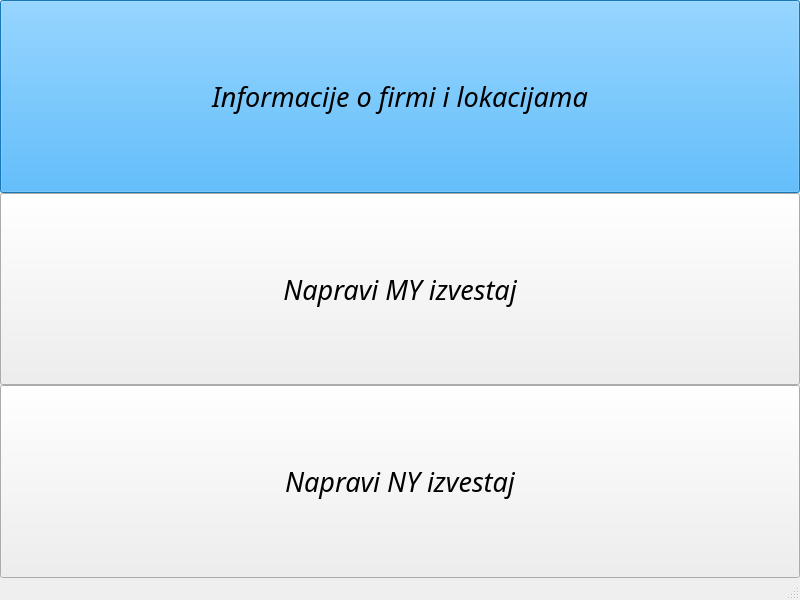
<?xml version="1.0" encoding="UTF-8"?>
<ui version="4.0">
 <class>MainWindow</class>
 <widget class="QMainWindow" name="MainWindow">
  <property name="geometry">
   <rect>
    <x>0</x>
    <y>0</y>
    <width>800</width>
    <height>600</height>
   </rect>
  </property>
  <property name="windowTitle">
   <string>Lagan MyNy</string>
  </property>
  <widget class="QWidget" name="centralwidget">
   <layout class="QVBoxLayout" name="verticalLayout">
    <property name="spacing">
     <number>0</number>
    </property>
    <property name="leftMargin">
     <number>0</number>
    </property>
    <property name="topMargin">
     <number>0</number>
    </property>
    <property name="rightMargin">
     <number>0</number>
    </property>
    <property name="bottomMargin">
     <number>0</number>
    </property>
    <item>
     <widget class="QPushButton" name="btnInfo">
      <property name="sizePolicy">
       <sizepolicy hsizetype="Minimum" vsizetype="Preferred">
        <horstretch>0</horstretch>
        <verstretch>0</verstretch>
       </sizepolicy>
      </property>
      <property name="palette">
       <palette>
        <active>
         <colorrole role="WindowText">
          <brush brushstyle="SolidPattern">
           <color alpha="255">
            <red>0</red>
            <green>0</green>
            <blue>0</blue>
           </color>
          </brush>
         </colorrole>
         <colorrole role="Button">
          <brush brushstyle="SolidPattern">
           <color alpha="255">
            <red>33</red>
            <green>166</green>
            <blue>255</blue>
           </color>
          </brush>
         </colorrole>
         <colorrole role="Light">
          <brush brushstyle="SolidPattern">
           <color alpha="255">
            <red>161</red>
            <green>217</green>
            <blue>255</blue>
           </color>
          </brush>
         </colorrole>
         <colorrole role="Midlight">
          <brush brushstyle="SolidPattern">
           <color alpha="255">
            <red>97</red>
            <green>191</green>
            <blue>255</blue>
           </color>
          </brush>
         </colorrole>
         <colorrole role="Dark">
          <brush brushstyle="SolidPattern">
           <color alpha="255">
            <red>16</red>
            <green>83</green>
            <blue>127</blue>
           </color>
          </brush>
         </colorrole>
         <colorrole role="Mid">
          <brush brushstyle="SolidPattern">
           <color alpha="255">
            <red>22</red>
            <green>111</green>
            <blue>170</blue>
           </color>
          </brush>
         </colorrole>
         <colorrole role="Text">
          <brush brushstyle="SolidPattern">
           <color alpha="255">
            <red>0</red>
            <green>0</green>
            <blue>0</blue>
           </color>
          </brush>
         </colorrole>
         <colorrole role="BrightText">
          <brush brushstyle="SolidPattern">
           <color alpha="255">
            <red>255</red>
            <green>255</green>
            <blue>255</blue>
           </color>
          </brush>
         </colorrole>
         <colorrole role="ButtonText">
          <brush brushstyle="SolidPattern">
           <color alpha="255">
            <red>0</red>
            <green>0</green>
            <blue>0</blue>
           </color>
          </brush>
         </colorrole>
         <colorrole role="Base">
          <brush brushstyle="SolidPattern">
           <color alpha="255">
            <red>255</red>
            <green>255</green>
            <blue>255</blue>
           </color>
          </brush>
         </colorrole>
         <colorrole role="Window">
          <brush brushstyle="SolidPattern">
           <color alpha="255">
            <red>33</red>
            <green>166</green>
            <blue>255</blue>
           </color>
          </brush>
         </colorrole>
         <colorrole role="Shadow">
          <brush brushstyle="SolidPattern">
           <color alpha="255">
            <red>0</red>
            <green>0</green>
            <blue>0</blue>
           </color>
          </brush>
         </colorrole>
         <colorrole role="AlternateBase">
          <brush brushstyle="SolidPattern">
           <color alpha="255">
            <red>144</red>
            <green>210</green>
            <blue>255</blue>
           </color>
          </brush>
         </colorrole>
         <colorrole role="ToolTipBase">
          <brush brushstyle="SolidPattern">
           <color alpha="255">
            <red>255</red>
            <green>255</green>
            <blue>220</blue>
           </color>
          </brush>
         </colorrole>
         <colorrole role="ToolTipText">
          <brush brushstyle="SolidPattern">
           <color alpha="255">
            <red>0</red>
            <green>0</green>
            <blue>0</blue>
           </color>
          </brush>
         </colorrole>
         <colorrole role="PlaceholderText">
          <brush brushstyle="SolidPattern">
           <color alpha="128">
            <red>0</red>
            <green>0</green>
            <blue>0</blue>
           </color>
          </brush>
         </colorrole>
        </active>
        <inactive>
         <colorrole role="WindowText">
          <brush brushstyle="SolidPattern">
           <color alpha="255">
            <red>0</red>
            <green>0</green>
            <blue>0</blue>
           </color>
          </brush>
         </colorrole>
         <colorrole role="Button">
          <brush brushstyle="SolidPattern">
           <color alpha="255">
            <red>33</red>
            <green>166</green>
            <blue>255</blue>
           </color>
          </brush>
         </colorrole>
         <colorrole role="Light">
          <brush brushstyle="SolidPattern">
           <color alpha="255">
            <red>161</red>
            <green>217</green>
            <blue>255</blue>
           </color>
          </brush>
         </colorrole>
         <colorrole role="Midlight">
          <brush brushstyle="SolidPattern">
           <color alpha="255">
            <red>97</red>
            <green>191</green>
            <blue>255</blue>
           </color>
          </brush>
         </colorrole>
         <colorrole role="Dark">
          <brush brushstyle="SolidPattern">
           <color alpha="255">
            <red>16</red>
            <green>83</green>
            <blue>127</blue>
           </color>
          </brush>
         </colorrole>
         <colorrole role="Mid">
          <brush brushstyle="SolidPattern">
           <color alpha="255">
            <red>22</red>
            <green>111</green>
            <blue>170</blue>
           </color>
          </brush>
         </colorrole>
         <colorrole role="Text">
          <brush brushstyle="SolidPattern">
           <color alpha="255">
            <red>0</red>
            <green>0</green>
            <blue>0</blue>
           </color>
          </brush>
         </colorrole>
         <colorrole role="BrightText">
          <brush brushstyle="SolidPattern">
           <color alpha="255">
            <red>255</red>
            <green>255</green>
            <blue>255</blue>
           </color>
          </brush>
         </colorrole>
         <colorrole role="ButtonText">
          <brush brushstyle="SolidPattern">
           <color alpha="255">
            <red>0</red>
            <green>0</green>
            <blue>0</blue>
           </color>
          </brush>
         </colorrole>
         <colorrole role="Base">
          <brush brushstyle="SolidPattern">
           <color alpha="255">
            <red>255</red>
            <green>255</green>
            <blue>255</blue>
           </color>
          </brush>
         </colorrole>
         <colorrole role="Window">
          <brush brushstyle="SolidPattern">
           <color alpha="255">
            <red>33</red>
            <green>166</green>
            <blue>255</blue>
           </color>
          </brush>
         </colorrole>
         <colorrole role="Shadow">
          <brush brushstyle="SolidPattern">
           <color alpha="255">
            <red>0</red>
            <green>0</green>
            <blue>0</blue>
           </color>
          </brush>
         </colorrole>
         <colorrole role="AlternateBase">
          <brush brushstyle="SolidPattern">
           <color alpha="255">
            <red>144</red>
            <green>210</green>
            <blue>255</blue>
           </color>
          </brush>
         </colorrole>
         <colorrole role="ToolTipBase">
          <brush brushstyle="SolidPattern">
           <color alpha="255">
            <red>255</red>
            <green>255</green>
            <blue>220</blue>
           </color>
          </brush>
         </colorrole>
         <colorrole role="ToolTipText">
          <brush brushstyle="SolidPattern">
           <color alpha="255">
            <red>0</red>
            <green>0</green>
            <blue>0</blue>
           </color>
          </brush>
         </colorrole>
         <colorrole role="PlaceholderText">
          <brush brushstyle="SolidPattern">
           <color alpha="128">
            <red>0</red>
            <green>0</green>
            <blue>0</blue>
           </color>
          </brush>
         </colorrole>
        </inactive>
        <disabled>
         <colorrole role="WindowText">
          <brush brushstyle="SolidPattern">
           <color alpha="255">
            <red>16</red>
            <green>83</green>
            <blue>127</blue>
           </color>
          </brush>
         </colorrole>
         <colorrole role="Button">
          <brush brushstyle="SolidPattern">
           <color alpha="255">
            <red>33</red>
            <green>166</green>
            <blue>255</blue>
           </color>
          </brush>
         </colorrole>
         <colorrole role="Light">
          <brush brushstyle="SolidPattern">
           <color alpha="255">
            <red>161</red>
            <green>217</green>
            <blue>255</blue>
           </color>
          </brush>
         </colorrole>
         <colorrole role="Midlight">
          <brush brushstyle="SolidPattern">
           <color alpha="255">
            <red>97</red>
            <green>191</green>
            <blue>255</blue>
           </color>
          </brush>
         </colorrole>
         <colorrole role="Dark">
          <brush brushstyle="SolidPattern">
           <color alpha="255">
            <red>16</red>
            <green>83</green>
            <blue>127</blue>
           </color>
          </brush>
         </colorrole>
         <colorrole role="Mid">
          <brush brushstyle="SolidPattern">
           <color alpha="255">
            <red>22</red>
            <green>111</green>
            <blue>170</blue>
           </color>
          </brush>
         </colorrole>
         <colorrole role="Text">
          <brush brushstyle="SolidPattern">
           <color alpha="255">
            <red>16</red>
            <green>83</green>
            <blue>127</blue>
           </color>
          </brush>
         </colorrole>
         <colorrole role="BrightText">
          <brush brushstyle="SolidPattern">
           <color alpha="255">
            <red>255</red>
            <green>255</green>
            <blue>255</blue>
           </color>
          </brush>
         </colorrole>
         <colorrole role="ButtonText">
          <brush brushstyle="SolidPattern">
           <color alpha="255">
            <red>16</red>
            <green>83</green>
            <blue>127</blue>
           </color>
          </brush>
         </colorrole>
         <colorrole role="Base">
          <brush brushstyle="SolidPattern">
           <color alpha="255">
            <red>33</red>
            <green>166</green>
            <blue>255</blue>
           </color>
          </brush>
         </colorrole>
         <colorrole role="Window">
          <brush brushstyle="SolidPattern">
           <color alpha="255">
            <red>33</red>
            <green>166</green>
            <blue>255</blue>
           </color>
          </brush>
         </colorrole>
         <colorrole role="Shadow">
          <brush brushstyle="SolidPattern">
           <color alpha="255">
            <red>0</red>
            <green>0</green>
            <blue>0</blue>
           </color>
          </brush>
         </colorrole>
         <colorrole role="AlternateBase">
          <brush brushstyle="SolidPattern">
           <color alpha="255">
            <red>33</red>
            <green>166</green>
            <blue>255</blue>
           </color>
          </brush>
         </colorrole>
         <colorrole role="ToolTipBase">
          <brush brushstyle="SolidPattern">
           <color alpha="255">
            <red>255</red>
            <green>255</green>
            <blue>220</blue>
           </color>
          </brush>
         </colorrole>
         <colorrole role="ToolTipText">
          <brush brushstyle="SolidPattern">
           <color alpha="255">
            <red>0</red>
            <green>0</green>
            <blue>0</blue>
           </color>
          </brush>
         </colorrole>
         <colorrole role="PlaceholderText">
          <brush brushstyle="SolidPattern">
           <color alpha="128">
            <red>0</red>
            <green>0</green>
            <blue>0</blue>
           </color>
          </brush>
         </colorrole>
        </disabled>
       </palette>
      </property>
      <property name="font">
       <font>
        <family>Calibri Light</family>
        <pointsize>20</pointsize>
        <weight>50</weight>
        <italic>true</italic>
        <bold>false</bold>
        <strikeout>false</strikeout>
        <kerning>true</kerning>
       </font>
      </property>
      <property name="autoFillBackground">
       <bool>false</bool>
      </property>
      <property name="text">
       <string>Informacije o firmi i lokacijama</string>
      </property>
      <property name="autoDefault">
       <bool>false</bool>
      </property>
      <property name="default">
       <bool>false</bool>
      </property>
      <property name="flat">
       <bool>false</bool>
      </property>
     </widget>
    </item>
    <item>
     <widget class="QPushButton" name="btnMy">
      <property name="sizePolicy">
       <sizepolicy hsizetype="Minimum" vsizetype="Preferred">
        <horstretch>0</horstretch>
        <verstretch>0</verstretch>
       </sizepolicy>
      </property>
      <property name="font">
       <font>
        <family>Calibri Light</family>
        <pointsize>20</pointsize>
        <italic>true</italic>
       </font>
      </property>
      <property name="text">
       <string>Napravi MY izvestaj</string>
      </property>
     </widget>
    </item>
    <item>
     <widget class="QPushButton" name="btnNy">
      <property name="sizePolicy">
       <sizepolicy hsizetype="Minimum" vsizetype="Preferred">
        <horstretch>0</horstretch>
        <verstretch>0</verstretch>
       </sizepolicy>
      </property>
      <property name="font">
       <font>
        <family>Calibri Light</family>
        <pointsize>20</pointsize>
        <italic>true</italic>
       </font>
      </property>
      <property name="text">
       <string>Napravi NY izvestaj</string>
      </property>
     </widget>
    </item>
   </layout>
  </widget>
  <widget class="QMenuBar" name="menubar">
   <property name="geometry">
    <rect>
     <x>0</x>
     <y>0</y>
     <width>800</width>
     <height>21</height>
    </rect>
   </property>
  </widget>
  <widget class="QStatusBar" name="statusbar"/>
 </widget>
 <resources/>
 <connections/>
</ui>
